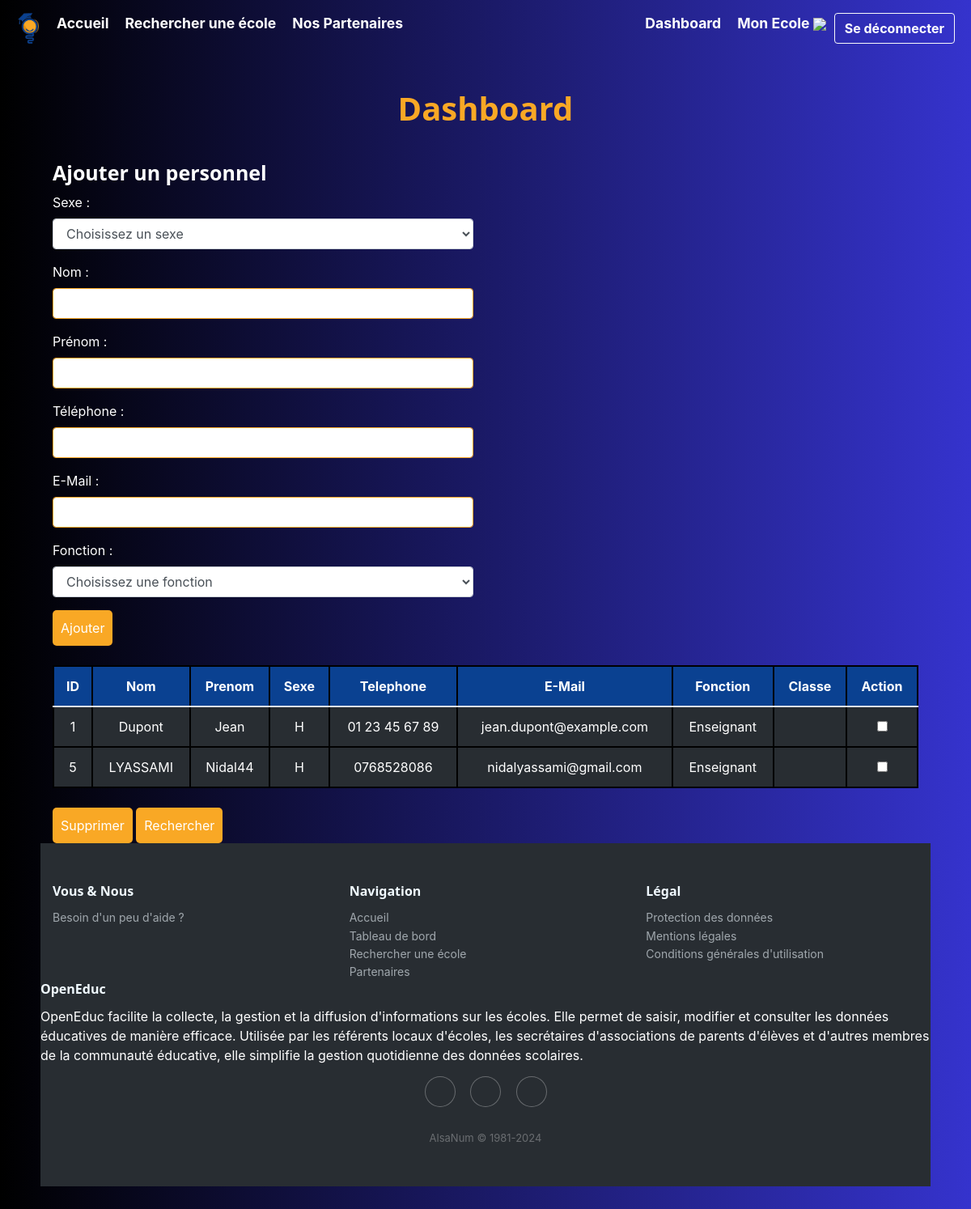
Before: /dashboard/personnel (signed in) with the older database file.
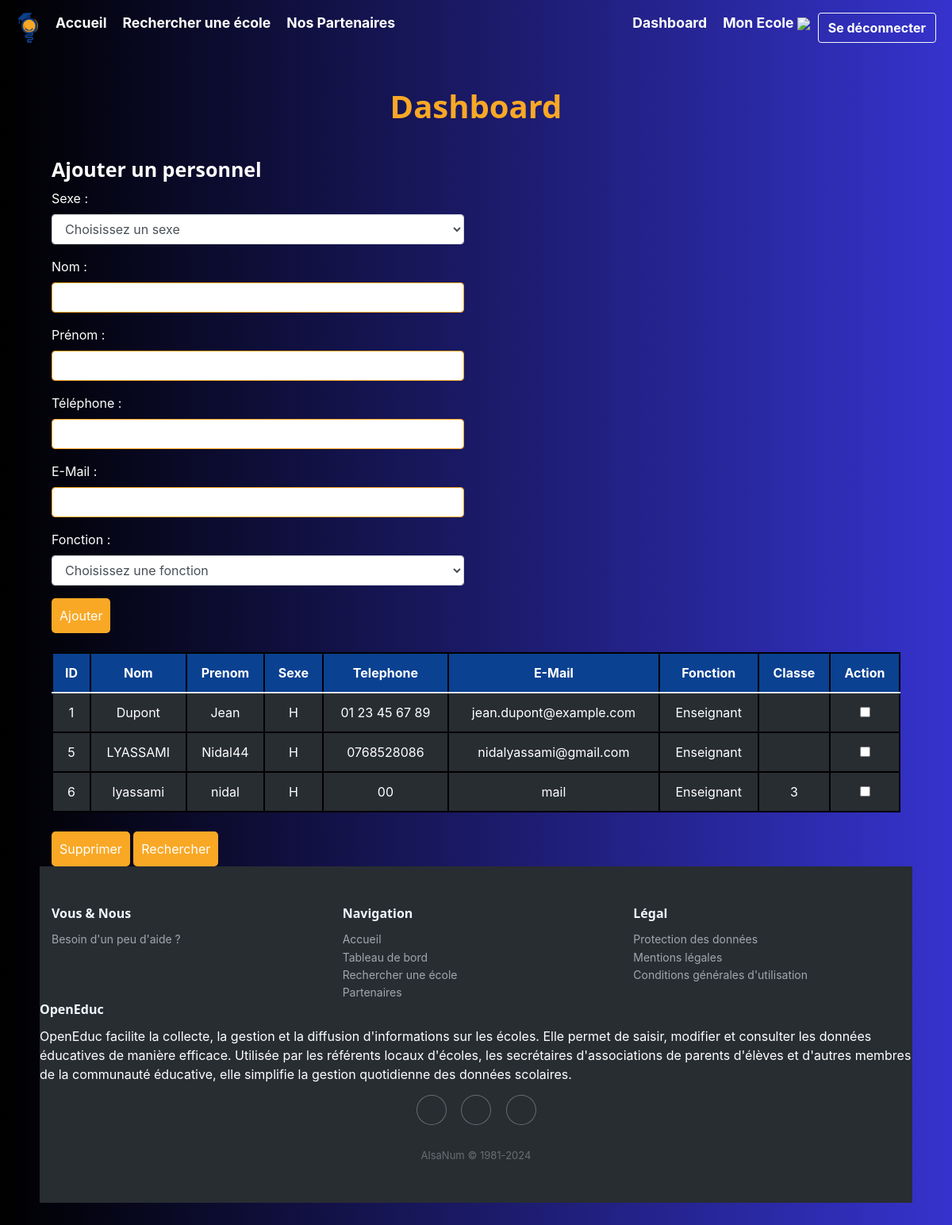
After: the same page with the newer database file.
### tables this page shows
CREATE TABLE Personnel (
idPersonnel INTEGER PRIMARY KEY ,
Nom VARCHAR(50),
Prenom VARCHAR(50),
Sexe TEXT CHECK( Sexe IN ('H','F') ),
Telephone VARCHAR(15),
Email VARCHAR(255),
Fonction TEXT CHECK( Fonction IN ('Directeur','Enseignant','Correspondant Local APEA','Correspondant Local Mairie') ),
idEcole INT, -- Clé étrangère faisant référence à l'école à laquelle le personnel est rattaché
idClasse INT,
FOREIGN KEY (idEcole) REFERENCES Ecole(idEcole),
FOREIGN KEY (idClasse) REFERENCES Classe(idClasse)
);

### main.py (the view)
@app.route("/dashboard/personnel", methods=["POST", "GET"])
def referentPersonnel() :
    username = session.get("username")
    statut = session.get("statut")
    id = session.get("id")
    monEcole = chercher_monEcole(id)
    if request.method == "POST":
        submit_type = request.form.get('submit-type')
        data = request.form
        if submit_type == "Rechercher" :
            idPersonnel = data.get('idPersonnel')
            conn = sqlite3.connect(bdd_name).cursor().execute("""SELECT * FROM Personnel WHERE idPersonnel = ?
                                                              """, (idPersonnel,) )
            Personnel = conn.fetchall()[0]
            print(Personnel)
            print("aaaaaaaaaaaa",Personnel)
            data = request.form
            sexe = Personnel[3]
            nomPersonnel = Personnel[1]
            prenomPersonnel = Personnel[2]
            telephone = Personnel[4]
            email = Personnel[5]
            fonction = Personnel[6]
            print(Personnel)
            conn = sqlite3.connect(bdd_name).cursor().execute("""SELECT cycleScolaire FROM Ecole, Utilisateur WHERE Ecole.idEcole = Utilisateur.idEcole AND idUtilisateur = ?""", (id,))
            cycleScolaire = conn.fetchall()[0][0]
            conn = sqlite3.connect(bdd_name).cursor().execute("""SELECT idPersonnel, Nom, Prenom, Sexe, Telephone, Email, Fonction, idClasse FROM Personnel p JOIN Utilisateur u ON p.idEcole = u.idEcole WHERE p.idEcole = ?""", (monEcole,))
            personnels = conn.fetchall()
            conn.close()
            return render_template("views/dashboard/referentPersonnel.html",
                                   cycleScolaire = cycleScolaire, personnels = personnels, profs = chercher_profs(monEcole),
                                   affichage=True,
                                   idPersonnel=idPersonnel, sexe=sexe, nomPersonnel=nomPersonnel, prenomPersonnel=prenomPersonnel, telephone=telephone, email=email, fonction=fonction
                                   )
        if submit_type == 'Ajouter':
            print("\n\n AJOUT PERSONNEL \n\n")
            sexe = data.get('sexe')
            nomPersonnel = data.get('nomPersonnel')
            prenomPersonnel = data.get('prenomPersonnel')
            telephone = data.get('telephone')
            email = data.get('email')
            fonction = data.get('fonction')
            inserer_personnel(nomPersonnel, prenomPersonnel, sexe, telephone, email, fonction, monEcole)
            return redirect(request.url)
        if submit_type == 'Modifier' :
            print("\n\n MODIFICATION PERSONNEL \n\n")
            idPersonnel = data.get('idPersonnel')
            sexe = data.get('sexe')
            nomPersonnel = data.get('nomPersonnel')
            prenomPersonnel = data.get('prenomPersonnel')
            telephone = data.get('telephone')
            email = data.get('email')
            fonction = data.get('fonction')
            update_personnel(idPersonnel, sexe, nomPersonnel, prenomPersonnel, telephone, email, fonction)
            return redirect(request.url)
        if submit_type == 'Supprimer':
            print("\n\n SUPPRESSION PERSONNEL \n\n")
            idPersonnel = data.getlist('idPersonnel')
            print("idpersonnel",idPersonnel)
            supprimer_personnel(idPersonnel)
            return redirect(request.url)
    else :
        if username is not None and statut == 0 :
            conn = sqlite3.connect(bdd_name).cursor().execute("""
                                                              SELECT cycleScolaire
                                                              FROM Ecole, Utilisateur
                                                              WHERE Ecole.idEcole = Utilisateur.idEcole
                                                                AND idUtilisateur = ?""", (id,)
                                                            )
            cycleScolaire = conn.fetchall()[0][0]
            conn = sqlite3.connect(bdd_name).cursor().execute("""
                                                    SELECT idPersonnel, Nom, Prenom, Sexe, Telephone, Email, Fonction, idClasse
                                                    FROM Personnel p
                                                    JOIN Utilisateur u ON p.idEcole = u.idEcole
                                                    WHERE p.idEcole = ?""", (monEcole,)
                                                              )
            personnels = conn.fetchall()
            conn.close()
            return render_template("views/dashboard/referentPersonnel.html",
                                   cycleScolaire = cycleScolaire,
                                   personnels = personnels,
                                   profs = chercher_profs(monEcole)
                                   )
        return redirect(url_for('dashboard'))

### templates/views/dashboard/referentPersonnel.html (shortened to what this page needs)
{% extends "base.html" %}
{% block css %}<link rel="stylesheet" href="{{ url_for('static', filename='css/dashboard.css') }}"></link>{% endblock %}
{% block content %}
<h1>Dashboard</h1>
<div class="container">
    <div class="row">
        <div class="col">
            <h3>Ajouter un personnel</h3>
            <form action="{{ url_for('referentPersonnel') }}" method="POST">
                <div class="form-group">
                    <label for="niveau">Sexe :</label>
                    <select class="form-control" name="sexe" id="sexe" required>
                        <option value="" disabled selected aria-required="true">Choisissez un sexe</option>
                    </select>
                </div>
                <div class="form-group">
                    <label for="nomPersonnel">Nom :</label>
                    <input class="form-control" type="text" name="nomPersonnel" id="nomPersonnel" required>
                </div>
                <div class="form-group">
                    <label for="prenomPersonnel">Prénom :</label>
                    <input class="form-control" type="text" name="prenomPersonnel" id="prenomPersonnel" required>
                </div>
                <div class="form-group">
                    <label for="telephone">Téléphone :</label>
                    <input class="form-control" type="text" name="telephone" id="telephone" required>
                </div>
                <div class="form-group">
                    <label for="email">E-Mail :</label>
                    <input class="form-control" type="text" name="email" id="email" required>
                </div>
                <div class="form-group">
                    <label for="fonction">Fonction :</label>
                    <select class="form-control" name="fonction" id="fonction" required>
                        <option value="" disabled selected aria-required="true">Choisissez une fonction</option>
                    </select>
                </div>
                <input type="submit" name="submit-type" value="Ajouter" style="width: max-content;">
            </form>
        </div>
        <div class="col">
    </div>
</div>
<br>
<form action="{{ url_for('referentPersonnel') }}" method="POST">
    <table class="table is-fullwidth">
        <thead>
            <tr>
                <th>ID</th>
                <th>Nom</th>
                <th>Prenom</th>
                <th>Sexe</th>
                <th>Telephone</th>
                <th>E-Mail</th>
                <th>Fonction</th>
                <th>Classe</th>
                <th>Action</th>
            </tr>
        </thead>
        <tbody>
            {% for personnel in personnels %}
                <tr>
                    <td value="personnel[0]">{{ personnel[0] }}</td>
                    <td value="personnel[0]">{{ personnel[1] }}</td>
                    <td value="personnel[0]">{{ personnel[2] }}</td>
                    <td value="personnel[0]">{{ personnel[3] }}</td>
                    <td value="personnel[0]">{{ personnel[4] }}</td>
                    <td value="personnel[0]">{{ personnel[5] }}</td>
                    <td value="personnel[0]">{{ personnel[6] }}</td>
                    <td value="personnel[0]">{{ personnel[7] if personnel[7] }}</td>
                    <td>
                        <input type="checkbox" name="idPersonnel" value="{{ personnel[0] }}" style="width: max-content;">
                    </td>
                </tr>
            {% endfor %}
        </tbody>
    </table>
    <br>
    <input type="submit" name="submit-type" value="Supprimer" style="width: max-content;">
    <input type="submit" name="submit-type" value="Rechercher" style="width: max-content;">
</form>
{% endblock %}

### templates/base.html (shortened to what this page needs)
<!DOCTYPE html>
<html lang="fr">
<head>
    <link rel="stylesheet" href="https://cdnjs.cloudflare.com/ajax/libs/ionicons/2.0.1/css/ionicons.min.css">
    <link rel="stylesheet" href="https://cdnjs.cloudflare.com/ajax/libs/twitter-bootstrap/4.1.3/css/bootstrap.min.css">
    <link rel="stylesheet" href="{{ url_for('static', filename='css/style.css') }}">
    {% block css %}{% endblock %}
</head>
<body>
    <nav id="navbar">
        <img src="{{ url_for('static', filename='img/logo.png') }}" alt="logo" width="50">
        <ul id="navbar-items">
            <li class="navbar-item">
                <a href="{{ url_for('index') }}">Accueil</a>
            </li>
            <li class="navbar-item">
                <a href="{{ url_for('recherche') }}">Rechercher une école</a>
            </li>
            <li class="navbar-item">
                <a href="{{ url_for('partenaires') }}">Nos Partenaires</a>
            </li>
            <li class="navbar-item login-logout">
                <div class="dropdown">
                    {% if session['username'] %}
                    <a href="{{ url_for('dashboard') }}" style="padding: 0 10px">
                        Dashboard
                    </a>
                    {% endif %}
                </div>
                {% if session['statut'] == 1 %}
                <div class="dropdown">
                    <a style="padding: 0 10px;">
                        Gestion Ecoles
                        <img style="width: 20px;" src="https://www.nzrugby-connect.com/wp-content/uploads/2019/03/fleche-blanche-bas.png">
                    </a>
                    <div class="dropdown-content">
                        <a href="{{ url_for('dashboardAdminSearchEcole') }}">Rechercher</a>
                        <a href="{{ url_for('dashboardAdminAddEcole') }}"   >Créer</a>
                        <a href="{{ url_for('dashboardAdminDeleteEcole') }}">Supprimer</a>
                        <a href="{{ url_for('dashboardAdminEditEcole') }}"  >Modifier</a>
                    </div>
                </div>
                <div class="dropdown">
                    <a style="padding: 0 10px;">
                        Gestion Référents
                        <img style="width: 20px;" src="https://www.nzrugby-connect.com/wp-content/uploads/2019/03/fleche-blanche-bas.png">
                    </a>
                    <div class="dropdown-content">
                        <a href="{{ url_for('dashboardAdminSearchRef') }}">Rechercher</a>
                        <a href="{{ url_for('dashboardAdminAddRef') }}"   >Créer</a>
                        <a href="{{ url_for('dashboardAdminDeleteRef') }}">Supprimer</a>
                        <a href="{{ url_for('dashboardAdminEditRef') }}"  >Modifier</a>
                    </div>
                </div>
                {% elif session['statut'] == 0 %}
                <div class="dropdown">
                    <a style="padding: 0 10px;">
                        Mon Ecole
                        <img style="width: 20px;" src="https://www.nzrugby-connect.com/wp-content/uploads/2019/03/fleche-blanche-bas.png">
                    </a>
                </div>
                {% endif %}
                {% if session['username'] %}
                <a href="{{ url_for('logout') }}" class="btn btn-outline-light" id="logout">Se déconnecter</a>
                {% else %}
                <a href="{{ url_for('login') }}" class="btn btn-outline-light" id="login">Se connecter</a>
                {% endif %}
            </li>
        </ul>
    </nav>
    <div id="container">
        {% block content %}{% endblock %}
    </div>
    <div class="footer-dark">
        <footer>
            <div class="container">
                <div class="row">
                    <div class="col-sm-6 col-md-4 item">
                        <h3>Vous & Nous</h3>
                        <ul>
                            <li><a href="https://nidal-e5.gitbook.io/openeduc" target="_blank">Besoin d'un peu d'aide ?</a></li>
                        </ul>
                    </div>
                    <div class="col-sm-6 col-md-4 item">
                            <h3>Navigation</h3>
                        <ul>
                            <li><a href="{{ url_for('index') }}">Accueil</a></li>
                            <li><a href="{{ url_for('dashboard') }}">Tableau de bord</a></li>
                            <li><a href="{{ url_for('recherche') }}">Rechercher une école</a></li>
                            <li><a href="{{ url_for('partenaires') }}">Partenaires</a></li>
                        </ul>
                    </div>
                    <div class="col-sm-6 col-md-4 item">
                        <h3>Légal</h3>
                        <ul>
                            <li><a href="{{ url_for('protectionDesDonnees') }}">Protection des données</a></li>
                            <li><a href="{{ url_for('mentionsLegales') }}">Mentions légales</a></li>
                            <li><a href="{{ url_for('cgu') }}">Conditions générales d'utilisation</a></li>
                        </ul>
                    </div>
                    <div class="col-6d-6 item te4t">
                        <h3>OpenEduc</h3>
                        <p>
                            OpenEduc facilite la collecte, la gestion et la diffusion d'informations sur les écoles. Elle permet de saisir, modifier et consulter les données éducatives de manière efficace. Utilisée par les référents locaux d'écoles, les secrétaires d'associations de parents d'élèves et d'autres membres de la communauté éducative, elle simplifie la gestion quotidienne des données scolaires.
                        </p>
                    </div>
                    <div class="col item social">
                        <a href="#"></a>
                        <a href="#"></a>
                        <a href="#"></a>
                    </div>
                </div>
                <p class="copyright">AlsaNum © 1981-2024</p>
            </div>
        </footer>
    </div>
</body>
</html>

Changed rows visible on the page:
added Personnel: idPersonnel "6", Nom "lyassami", Prenom "nidal", Sexe "H", Telephone "00", Email "mail", Fonction "Enseignant", idClasse "3"
